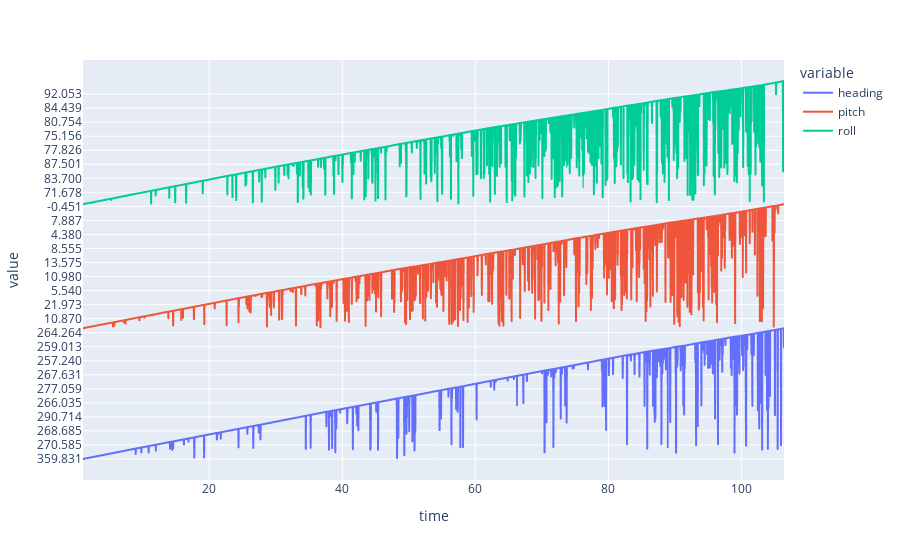

Notebook code cell kept with this figure:
### Markdown cell above
## MPU9250 Data

### Code cell
mpudf = pd.DataFrame(data=[el.split() for el in df.query("tag == 'mpu9250' and type == 4").text],
                    index = df.query("tag == 'mpu9250' and type == 4").time/1000,
                    columns=["heading", "pitch", "roll"])
px.line(mpudf)

### Figure 1 — Plotly figure (JSON) as saved in the notebook; plotly's stock layout.template omitted (floating-point values rounded to 4 significant figures; data arrays with more than 128 entries replaced by an {"elided": "..."} marker saying what was removed)
{"data": [{"hovertemplate": "variable=heading<br>time=%{x}<br>value=%{y}<extra></extra>", "legendgroup": "heading", "line": {"color": "#636efa", "dash": "solid"}, "mode": "lines", "name": "heading", "showlegend": true, "type": "scattergl", "x": {"elided": "3801 float values"}, "xaxis": "x", "y": {"elided": "3801 str values"}, "yaxis": "y"}, {"hovertemplate": "variable=pitch<br>time=%{x}<br>value=%{y}<extra></extra>", "legendgroup": "pitch", "line": {"color": "#EF553B", "dash": "solid"}, "mode": "lines", "name": "pitch", "showlegend": true, "type": "scattergl", "x": {"elided": "3801 float values"}, "xaxis": "x", "y": {"elided": "3801 str values"}, "yaxis": "y"}, {"hovertemplate": "variable=roll<br>time=%{x}<br>value=%{y}<extra></extra>", "legendgroup": "roll", "line": {"color": "#00cc96", "dash": "solid"}, "mode": "lines", "name": "roll", "showlegend": true, "type": "scattergl", "x": {"elided": "3801 float values"}, "xaxis": "x", "y": {"elided": "3801 str values"}, "yaxis": "y"}], "layout": {"legend": {"title": {"text": "variable"}, "tracegroupgap": 0}, "margin": {"t": 60}, "xaxis": {"anchor": "y", "domain": [0, 1], "title": {"text": "time"}}, "yaxis": {"anchor": "x", "domain": [0, 1], "title": {"text": "value"}}}}
